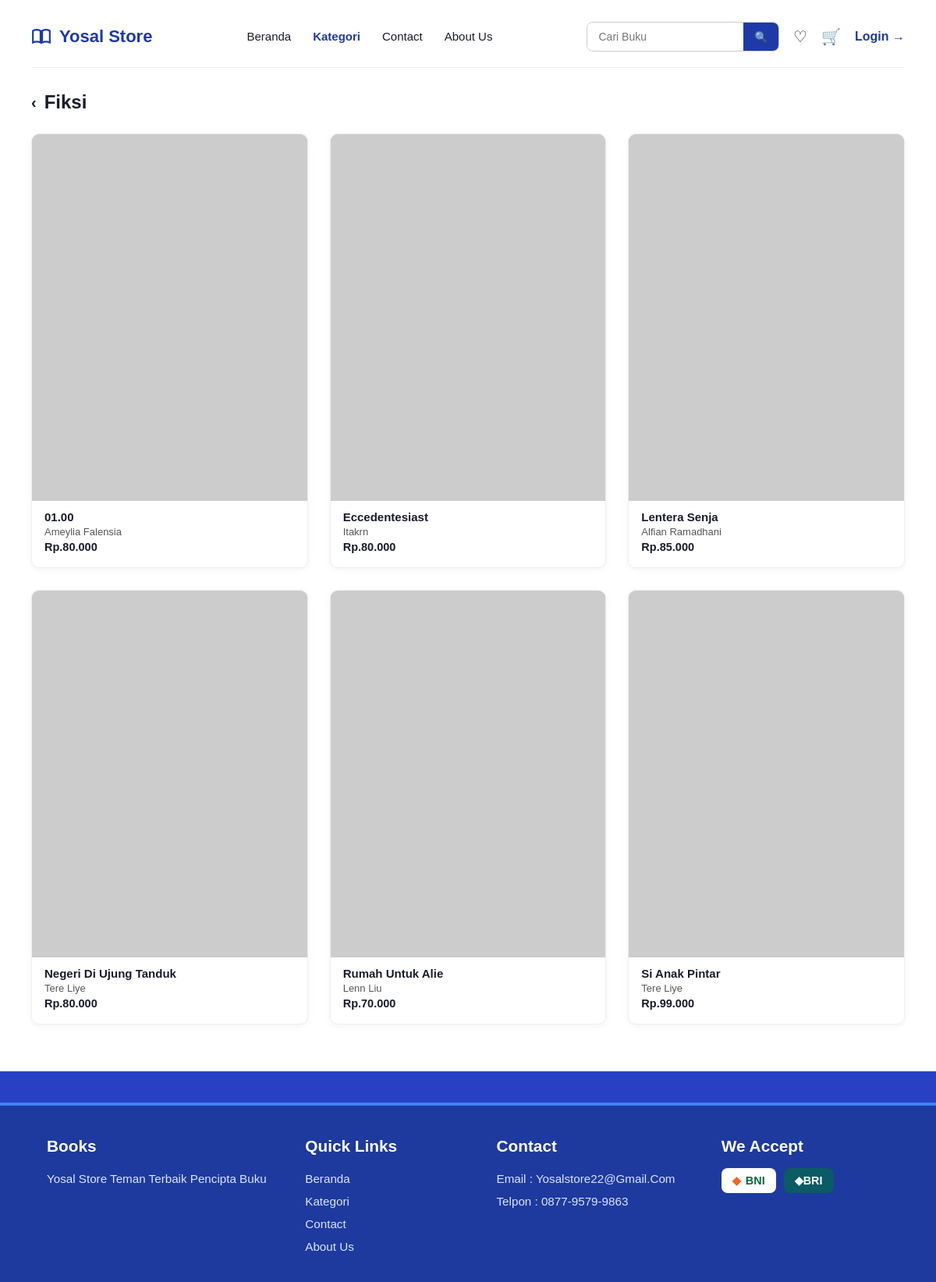
The app's page /kategori.php?slug=fiksi with its own data.
### tables this page shows
CREATE TABLE kategori (
    id INT AUTO_INCREMENT PRIMARY KEY,
    nama_kategori VARCHAR(100) NOT NULL,
    slug VARCHAR(100) NOT NULL UNIQUE
);

CREATE TABLE buku (
    id INT AUTO_INCREMENT PRIMARY KEY,
    kategori_id INT NOT NULL,
    judul VARCHAR(150) NOT NULL,
    penulis VARCHAR(100) NOT NULL,
    deskripsi TEXT,
    harga DECIMAL(12,2) NOT NULL DEFAULT 0,
    harga_coret DECIMAL(12,2) DEFAULT NULL,
    stock INT NOT NULL DEFAULT 0,
    gambar VARCHAR(255) DEFAULT NULL,
    bestseller TINYINT(1) DEFAULT 0,
    created_at TIMESTAMP DEFAULT CURRENT_TIMESTAMP,
    FOREIGN KEY (kategori_id) REFERENCES kategori(id) ON DELETE CASCADE
);

### config/auth.php (called while the page is built, shortened)
<?php
function formatRupiah($angka) {
    return 'Rp.' . number_format((float)$angka, 0, ',', '.');
}
function e($string) {
    return htmlspecialchars($string ?? '', ENT_QUOTES, 'UTF-8');
}

### kategori.php (the view, shortened to what this page needs)
<?php
require_once 'config/db.php';
require_once 'config/auth.php';
$slug = isset($_GET['slug']) ? trim($_GET['slug']) : '';
if ($slug !== '') {
    $stmt = mysqli_prepare($koneksi, "SELECT * FROM kategori WHERE slug = ?");
    mysqli_stmt_bind_param($stmt, 's', $slug);
    mysqli_stmt_execute($stmt);
    $kategori = mysqli_fetch_assoc(mysqli_stmt_get_result($stmt));
    $stmt2 = mysqli_prepare($koneksi, "SELECT * FROM buku WHERE kategori_id = ? ORDER BY judul ASC");
    mysqli_stmt_bind_param($stmt2, 'i', $kategori['id']);
    mysqli_stmt_execute($stmt2);
    $bukuList = mysqli_stmt_get_result($stmt2);
} else {
    $pageTitle = 'Kategori';
    $semuaKategori = mysqli_query($koneksi, "SELECT * FROM kategori ORDER BY id ASC");
}
require 'includes/header.php';
?>
<?php if ($slug !== ''): ?>
    <div class="cat-header"><a href="kategori.php" style="font-size:20px;">&lsaquo;</a> <?php echo e($kategori['nama_kategori']); ?></div>
    <?php if (mysqli_num_rows($bukuList) === 0): ?>
        <p>Belum ada buku pada kategori ini.</p>
    <?php else: ?>
    <div class="book-list-grid">
        <?php while ($b = mysqli_fetch_assoc($bukuList)): ?>
        <a href="produk.php?id=<?php echo $b['id']; ?>" class="book-list-card">
            <img class="cover" src="assets/img/<?php echo e($b['gambar']); ?>" alt="<?php echo e($b['judul']); ?>" onerror="this.src='https://placehold.co/300x400?text=Buku'">
            <div class="info">
                <h4><?php echo e($b['judul']); ?></h4>
                <div class="author"><?php echo e($b['penulis']); ?></div>
                <div class="price"><?php echo formatRupiah($b['harga']); ?></div>
            </div>
        </a>
        <?php endwhile; ?>
    </div>
    <?php endif; ?>
<?php endif; ?>
<?php require 'includes/footer.php'; ?>

### assets/css/style.css (style rules this page uses)
:root { --border-blue: #2841C4; --heading-blue: #1E3AA8; --btn-blue: #2F5AF3; --btn-blue-hover: #1E3AA8; --text-dark: #1a1a2e; --text-gray: #555555; --bg-white: #ffffff; --bg-light: #f5f7ff; --cat-fiksi: #D9E2FB; --cat-nonfiksi: #D9F5DE; --cat-komik: #F9D9F6; --cat-anak: #FBDADA; --status-menunggu: #FBD9BF; --status-dikemas: #D9E2FB; --status-selesai: #D3F5DA; --radius: 10px; }
* { margin: 0; padding: 0; box-sizing: border-box; }
body { font-family: 'Poppins', Arial, Helvetica, sans-serif; background: var(--border-blue); color: var(--text-dark); }
a { text-decoration: none; color: inherit; }
img { max-width: 100%; display: block; }
.cat-header { display: flex; align-items: center; gap: 10px; font-size: 24px; font-weight: 700; margin-bottom: 26px; }
.book-list-grid { display: grid; grid-template-columns: repeat(3, 1fr); gap: 28px; }
.book-list-card { border: 1px solid #eee; border-radius: var(--radius); box-shadow: 0 2px 10px rgba(0,0,0,0.05); overflow: hidden; padding-bottom: 18px; }
.book-list-card .cover { width: 100%; aspect-ratio: 3/4; object-fit: cover; background: #ddd; }
.book-list-card .info { padding: 12px 16px 0; }
.book-list-card h4 { font-size: 15px; margin-bottom: 3px; }
.book-list-card .author { color: var(--text-gray); font-size: 13px; margin-bottom: 4px; }
.book-list-card .price { font-weight: 700; font-size: 14.5px; }

### records on screen
kategori: nama_kategori "Fiksi"
buku: judul "01.00", penulis "Ameylia Falensia", harga "Rp.80.000"
buku: judul "Eccedentesiast", penulis "Itakrn", harga "Rp.80.000"
buku: judul "Lentera Senja", penulis "Alfian Ramadhani", harga "Rp.85.000"
buku: judul "Negeri Di Ujung Tanduk", penulis "Tere Liye", harga "Rp.80.000"
buku: judul "Rumah Untuk Alie", penulis "Lenn Liu", harga "Rp.70.000"
buku: judul "Si Anak Pintar", penulis "Tere Liye", harga "Rp.99.000"
